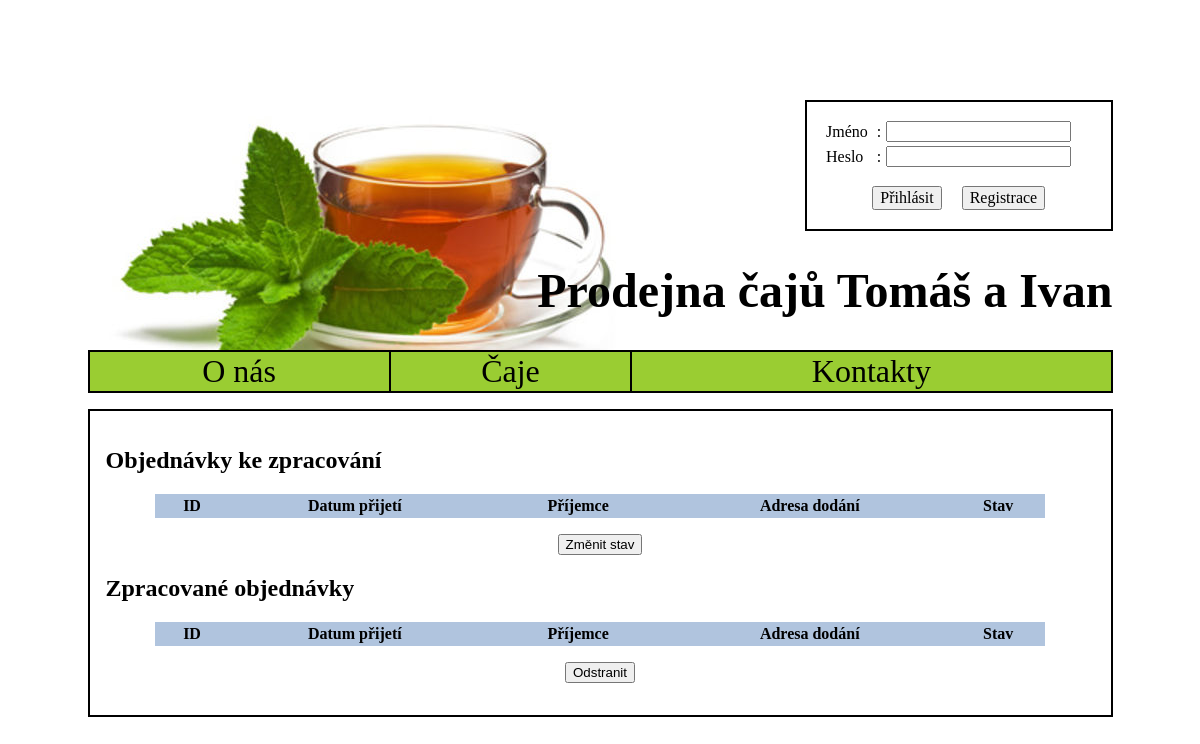
/objednavka-edit.php, run on an earlier commit of the app's database.
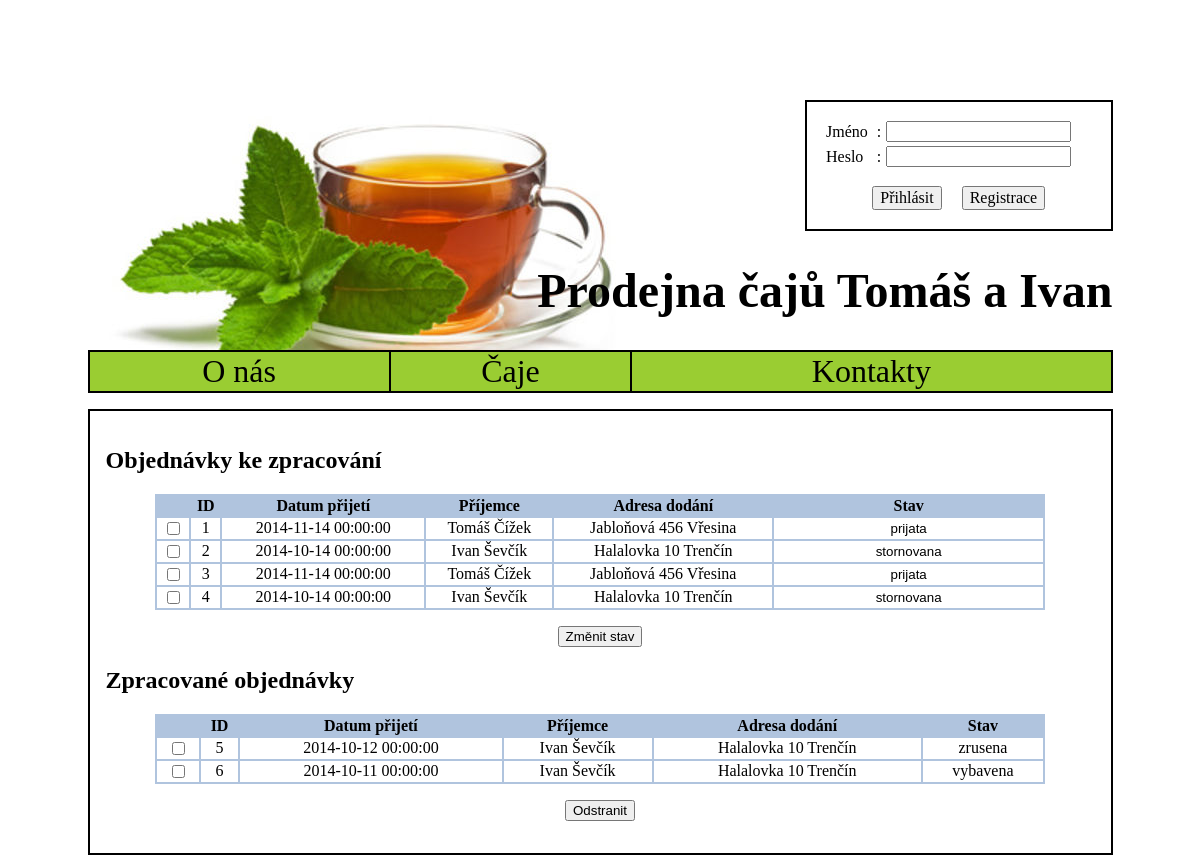
And on a later commit of the database.
### tables this page shows
create table Objednavka(
  pk INT NOT NULL AUTO_INCREMENT,
  stav VARCHAR(20),
  datumPrijatia DATETIME,
  stornoPoplatok NUMERIC(12, 2),
  kosik BOOL,
  odberatel_pk INT NOT NULL,
  PRIMARY KEY(pk)
);

create table Odberatel(
  pk INT NOT NULL AUTO_INCREMENT ,
  meno VARCHAR(20) NOT NULL,
  priezvisko VARCHAR(20) NOT NULL,
  adresaBydliska VARCHAR(50),
  dodaciaAdresa VARCHAR(50) NOT NULL,
  email VARCHAR(50),
  telefonneCislo NUMERIC(9, 0),
  odberNoviniek NUMERIC(1, 0) NOT NULL check(odberNoviniek in (0, 1)),
  PRIMARY KEY(pk)
);

### objednavka-edit.php (the view, shortened to what this page needs)
<!DOCTYPE HTML PUBLIC "-//W3C//DTD HTML 4.01 Transitional//EN">
<html>
<head>
<link rel="stylesheet" href="style.css" type="text/css" >
</head>
<body>
    <div id="main">
        <?php include 'header.php' ?>
        <?php include 'menu.php' ?>
        <div id="content">
            <h2>Objednávky ke zpracování</h2>
            <form name="change" method="POST" action="objednavka-update.php" id="change">
                <table id="teaTable">
                <?php
                    $i = 0;
                    $j = 0;
                    echo "<tr>";
                    echo "<th></th>";
                    echo "<th>ID</th>";
                    echo "<th>Datum přijetí</th>";
                    echo "<th>Příjemce</th>";
                    echo "<th>Adresa dodání</th>";
                    echo "<th>Stav</th>";
                    echo "</tr>";
                    $result = $db->query('SELECT Objednavka.pk, stav, datumPrijatia, meno, priezvisko, dodaciaAdresa FROM Objednavka INNER JOIN Odberatel ON Objednavka.odberatel_pk=Odberatel.pk WHERE Objednavka.stav=\'prijata\' OR Objednavka.stav=\'stornovana\'');
                    while($row = $result->fetch_assoc()) {
                        $result1 = $db->query('SELECT PolozkaObjednavky.pk, objednaneMnozstvo, miestoNaSklade, nazov FROM (PolozkaObjednavky INNER JOIN Varka ON PolozkaObjednavky.varka_pk=Varka.pk) INNER JOIN Caj ON Varka.caj_pk=Caj.pk WHERE PolozkaObjednavky.objednavka_pk='.$row['pk']);
                        echo "<tr class='teaTableRow' onmouseover='changeRowColor(this, true)' onmouseout='changeRowColor(this, false)' onclick='showItems(".$i.", ".$result1->num_rows.")'>";
                        echo "<td><input type='checkbox' name='checkbox". $j ."' value=". $row['pk'] ." onmouseover='stop(event)' onmouseout='stop(event)' onclick='stop(event)'></td>";
                        echo "<td>".$row['pk']."</td>";
                        echo "<td>".$row['datumPrijatia']."</td>";
                        echo "<td>".$row['meno']." ".$row['priezvisko']."</td>";
                        echo "<td>".$row['dodaciaAdresa']."</td>";
                        echo "<td class='no_edit'><input type='text' name='stav".$j."' value='".$row['stav']."' readonly/></td>";
                        echo '</tr>';
                        $i += $result1->num_rows + 1;
                        $j++;
                    }
                ?>
                </table>
                <div class="button_center">
                    <input type="submit" name="send_changes" value="Změnit stav" />
                </div>
            </form>
            <form name="delete" method="POST" action="objednavka-update.php" id="delete">
                <h2>Zpracované objednávky</h2>
                <table id="teaTable">
                <?php
                    $j = 0;
                    echo "<tr>";
                    echo "<th></th>";
                    echo "<th>ID</th>";
                    echo "<th>Datum přijetí</th>";
                    echo "<th>Příjemce</th>";
                    echo "<th>Adresa dodání</th>";
                    echo "<th>Stav</th>";
                    echo "</tr>";
                    $result = $db->query('SELECT Objednavka.pk, stav, datumPrijatia, meno, priezvisko, dodaciaAdresa FROM Objednavka INNER JOIN Odberatel ON Objednavka.odberatel_pk=Odberatel.pk WHERE Objednavka.stav!=\'prijata\' AND Objednavka.stav!=\'stornovana\'');
                    while($row = $result->fetch_assoc()) {
                        $result1 = $db->query('SELECT PolozkaObjednavky.pk, objednaneMnozstvo, miestoNaSklade, nazov FROM (PolozkaObjednavky INNER JOIN Varka ON PolozkaObjednavky.varka_pk=Varka.pk) INNER JOIN Caj ON Varka.caj_pk=Caj.pk WHERE PolozkaObjednavky.objednavka_pk='.$row['pk']);
                        echo "<tr class='teaTableRow' onmouseover='changeRowColor(this, true)' onmouseout='changeRowColor(this, false)' onclick='showItems(".$i.", ".$result1->num_rows.")'>";
                        echo "<td><input type='checkbox' name='checkbox". $j ."' value=". $row['pk'] ." onmouseover='stop(event)' onmouseout='stop(event)' onclick='stop(event)'></td>";
                        echo "<td>".$row['pk']."</td>";
                        echo "<td>".$row['datumPrijatia']."</td>";
                        echo "<td>".$row['meno']." ".$row['priezvisko']."</td>";
                        echo "<td>".$row['dodaciaAdresa']."</td>";
                        echo "<td>".$row['stav']."</td>";
                        echo '</tr>';
                        $i += $result1->num_rows + 1;
                        $j++;
                    }
                ?>
                </table>
                <div class="button_center">
                    <input type="submit" name="delete" value="Odstranit" />
                </div>
            </form>
        </div>
    </div>
</body>
</html>

What changed in the data, as far as the page shows it:
now on this page (row edited): objednavka: pk "1", datumPrijatia "2014-11-14 00:00:00", odberatel_pk.meno "Tomáš", odberatel_pk.priezvisko "Čížek", odberatel_pk.dodaciaAdresa "Jabloňová 456 Vřesina", stav "prijata", shown under "Objednávky ke zpracování"
now on this page (row edited): objednavka: pk "2", datumPrijatia "2014-10-14 00:00:00", odberatel_pk.meno "Ivan", odberatel_pk.priezvisko "Ševčík", odberatel_pk.dodaciaAdresa "Halalovka 10 Trenčín", stav "stornovana", shown under "Objednávky ke zpracování"
added objednavka: pk "3", datumPrijatia "2014-11-14 00:00:00", odberatel_pk.meno "Tomáš", odberatel_pk.priezvisko "Čížek", odberatel_pk.dodaciaAdresa "Jabloňová 456 Vřesina", stav "prijata", shown under "Objednávky ke zpracování"
added objednavka: pk "4", datumPrijatia "2014-10-14 00:00:00", odberatel_pk.meno "Ivan", odberatel_pk.priezvisko "Ševčík", odberatel_pk.dodaciaAdresa "Halalovka 10 Trenčín", stav "stornovana", shown under "Objednávky ke zpracování"
added objednavka: pk "5", datumPrijatia "2014-10-12 00:00:00", odberatel_pk.meno "Ivan", odberatel_pk.priezvisko "Ševčík", odberatel_pk.dodaciaAdresa "Halalovka 10 Trenčín", stav "zrusena", shown under "Zpracované objednávky"
added objednavka: pk "6", datumPrijatia "2014-10-11 00:00:00", odberatel_pk.meno "Ivan", odberatel_pk.priezvisko "Ševčík", odberatel_pk.dodaciaAdresa "Halalovka 10 Trenčín", stav "vybavena", shown under "Zpracované objednávky"
